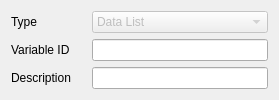
      <widget class="QFrame" name="frame_common">
       <layout class="QGridLayout" name="gridLayout_6">
        <item row="0" column="1">
         <widget class="QComboBox" name="cb_variableType">
          <property name="enabled">
           <bool>false</bool>
          </property>
          <item>
           <property name="text">
            <string>Data List</string>
           </property>
          </item>
          <item>
           <property name="text">
            <string>Date</string>
           </property>
          </item>
          <item>
           <property name="text">
            <string>Excel</string>
           </property>
          </item>
          <item>
           <property name="text">
            <string>SQL</string>
           </property>
          </item>
          <item>
           <property name="text">
            <string>Fixed Value</string>
           </property>
          </item>
          <item>
           <property name="text">
            <string>SVC COMBO (Swing Only)</string>
           </property>
          </item>
         </widget>
        </item>
        <item row="1" column="0">
         <widget class="QLabel" name="label">
          <property name="minimumSize">
           <size>
            <width>75</width>
            <height>0</height>
           </size>
          </property>
          <property name="maximumSize">
           <size>
            <width>75</width>
            <height>16777215</height>
           </size>
          </property>
          <property name="text">
           <string>Variable ID</string>
          </property>
          <property name="openExternalLinks">
           <bool>false</bool>
          </property>
         </widget>
        </item>
        <item row="1" column="1">
         <widget class="QLineEdit" name="edt_variableId"/>
        </item>
        <item row="0" column="0">
         <widget class="QLabel" name="label_6">
          <property name="minimumSize">
           <size>
            <width>75</width>
            <height>0</height>
           </size>
          </property>
          <property name="maximumSize">
           <size>
            <width>75</width>
            <height>16777215</height>
           </size>
          </property>
          <property name="text">
           <string>Type</string>
          </property>
         </widget>
        </item>
        <item row="2" column="0">
         <widget class="QLabel" name="lbl_description">
          <property name="minimumSize">
           <size>
            <width>75</width>
            <height>0</height>
           </size>
          </property>
          <property name="maximumSize">
           <size>
            <width>75</width>
            <height>16777215</height>
           </size>
          </property>
          <property name="text">
           <string>Description</string>
          </property>
         </widget>
        </item>
        <item row="2" column="1">
         <widget class="QLineEdit" name="edt_descripton"/>
        </item>
       </layout>
      </widget>
